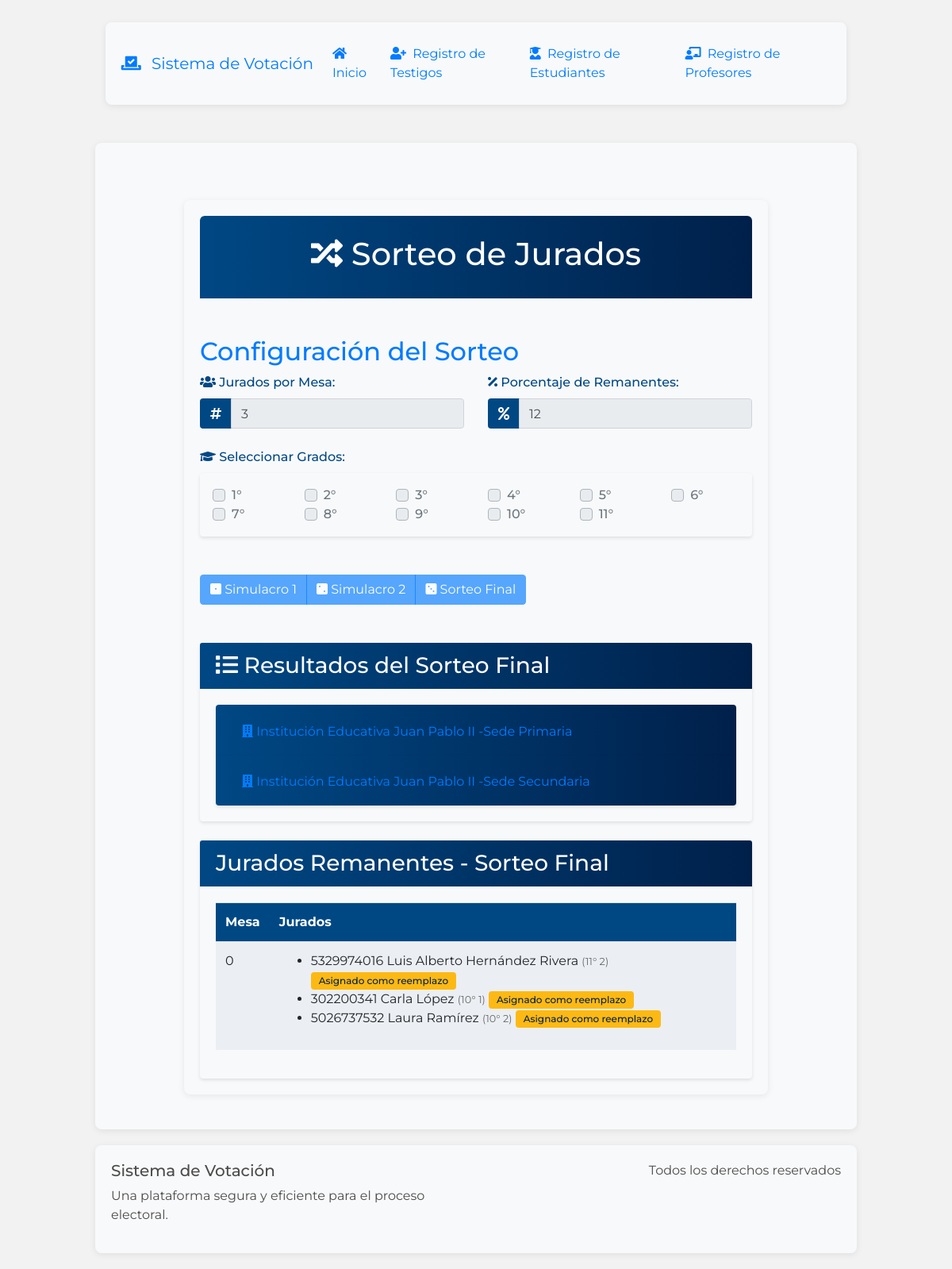
Before: /sorteo_jurados with the older database file.
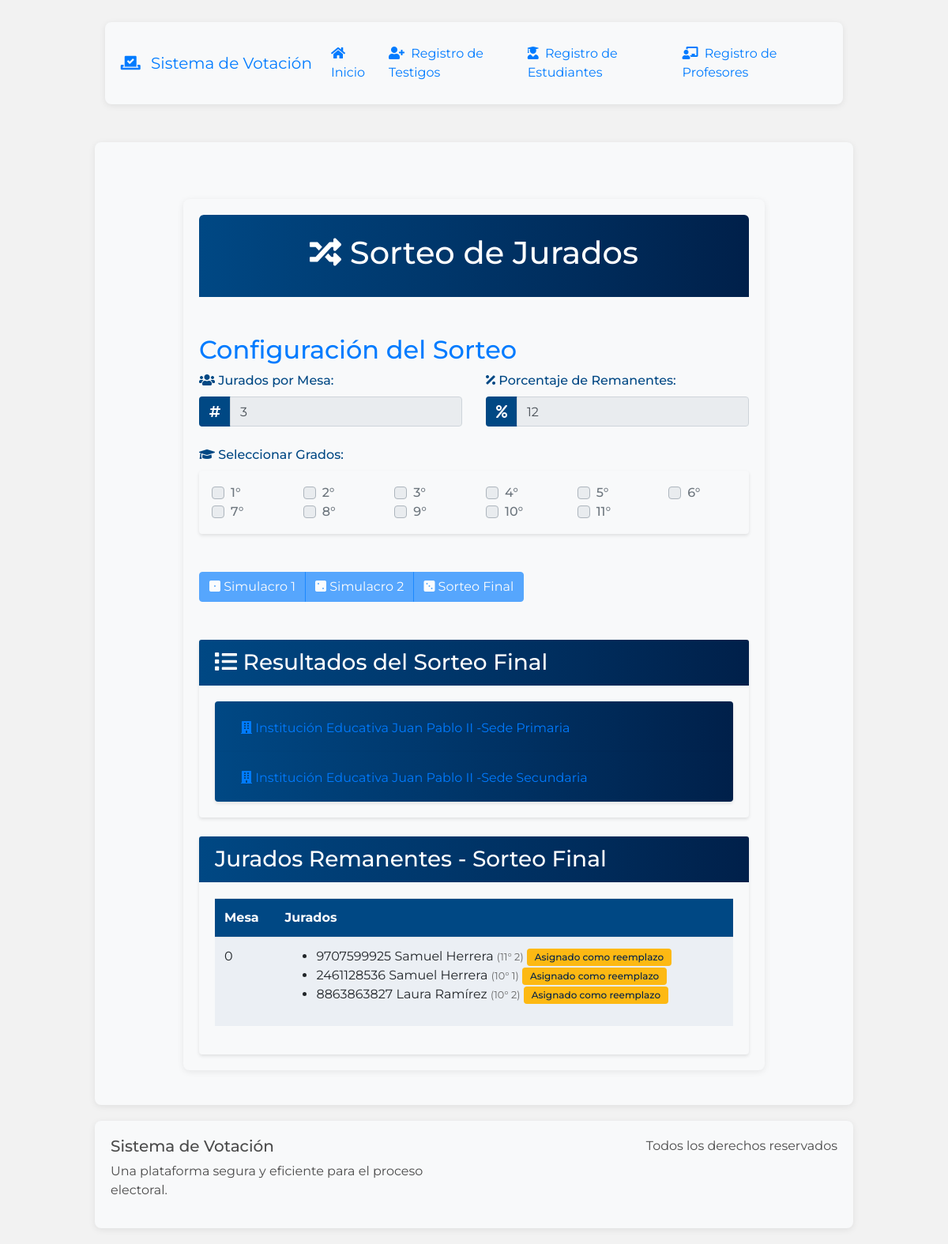
After: the same page with the newer database file.
### models.py (models this page shows, shortened)
class Sede(db.Model):
    id = db.Column(db.Integer, primary_key=True)
    nombre = db.Column(db.String(100), nullable=False)
    direccion = db.Column(db.String(200), nullable=False)
    estudiantes = db.relationship('Estudiante', back_populates='sede')
    mesas = db.relationship('Mesa', back_populates='sede', cascade='all, delete-orphan')
    asignaciones = db.relationship('AsignacionMesa', back_populates='sede')
    asignaciones_testigos = db.relationship('AsignacionTestigo', back_populates='sede')

class Jurado(db.Model):
    id = db.Column(db.Integer, primary_key=True)
    tipo_persona = db.Column(db.String(20), nullable=False)
    persona_id = db.Column(db.Integer, nullable=True)
    mesa_id = db.Column(db.Integer, db.ForeignKey('mesa.id'), nullable=True)
    sede_id = db.Column(db.Integer, db.ForeignKey('sede.id'), nullable=True)
    es_remanente = db.Column(db.Boolean, default=False)
    disponible = db.Column(db.Boolean, default=True)
    sorteo = db.Column(db.Integer, nullable=True)
    activo = db.Column(db.Boolean, default=True)
    _numero_documento = db.Column('numero_documento', db.String(20), nullable=True)
    _nombre = db.Column('nombre', db.String(100), nullable=True)
    mesa = db.relationship('Mesa', backref='jurados')
    sede = db.relationship('Sede', backref='jurados')
    @property
    def id_mesa(self):
        return self.mesa_id
    @property
    def nombre(self):
        if self._nombre:
            return self._nombre
    @nombre.setter
    def nombre(self, value):
        self._nombre = value
    @property
    def numero_documento(self):
        if self._numero_documento:
            return self._numero_documento
    @numero_documento.setter
    def numero_documento(self, value):
        self._numero_documento = value

### routes/jurado_routes.py (the view, shortened to what this page needs)
@jurado_bp.route('/sorteo_jurados', methods=['GET', 'POST'])
@verificar_acceso_ruta('jurado.sorteo_jurados')
def sorteo_jurados():
    print("\n=== INICIO DE SORTEO JURADOS ===")
    fase_1_completado = Jurado.query.filter_by(sorteo=1).first() is not None
    fase_2_completado = Jurado.query.filter_by(sorteo=2).first() is not None
    fase_3_completado = Jurado.query.filter_by(sorteo=3).first() is not None
    if fase_3_completado:
        ultima_fase = 3
    elif fase_2_completado:
        ultima_fase = 2
    elif fase_1_completado:
        ultima_fase = 1
    else:
        ultima_fase = 0
    print(f"Estado de fases: Fase1={fase_1_completado}, Fase2={fase_2_completado}, Fase3={fase_3_completado}")
    sorteos = session.get('sorteos', [])
    remanentes = session.get('remanentes', [])
    fase = session.get('fase', 0)
    grados_seleccionados = session.get('grados_seleccionados', [])
    jurados_por_mesa = session.get('jurados_por_mesa', 3)
    porcentaje_remanentes = session.get('porcentaje_remanentes', 12)
    jurados_definitivos = Jurado.query.filter_by(activo=True, sorteo=3).all()
    sedes = Sede.query.all()
    sedes_dict = []
    for sede in sedes:
        sede_dict = {"id": sede.id, "nombre": sede.nombre, "mesas": [a.mesa_numero for a in sede.asignaciones] if sede.asignaciones else []}
        if None not in sede_dict.values():  # Asegurarnos de que no haya valores None
            sedes_dict.append(sede_dict)
    total_mesas = sum(len(sede.mesas) for sede in sedes)
    if fase_1_completado or fase_2_completado or fase_3_completado:
        ultima_fase = 3 if fase_3_completado else (2 if fase_2_completado else 1)
        sorteos = []
        for sede in sedes:  # Usar sedes en lugar de sedes_dict
            jurados_sede = Jurado.query.filter(
                Jurado.sorteo == ultima_fase,
                Jurado.sede_id == sede.id,
                Jurado.mesa_id != 0
            ).order_by(Jurado.mesa_id).all()
            mesas = {}
            for jurado in jurados_sede:
                if jurado.mesa_id not in mesas:
                    mesas[jurado.mesa_id] = {
                        'sede_id': sede.id,
                        'mesa_numero': jurado.mesa_id,
                        'estudiantes': [],
                        'profesor': None
                    }
                if jurado.tipo_persona == 'Estudiante':
                    estudiante = Estudiante.query.filter_by(
                        numero_documento=jurado.numero_documento
                    ).first()
                    if estudiante:
                        mesas[jurado.mesa_id]['estudiantes'].append({
                            'id': estudiante.id,
                            'nombre': jurado.nombre,
                            'numero_documento': jurado.numero_documento,
                            'grado': estudiante.grado,
                            'seccion': estudiante.seccion,
                            'reemplazado': not jurado.activo
                        })
                else:  # Es profesor
                    profesor = Profesor.query.filter_by(
                        numero_documento=jurado.numero_documento
                    ).first()
                    mesas[jurado.mesa_id]['profesor'] = {
                        'id': jurado.id,
                        'nombre': jurado.nombre,
                        'numero_documento': jurado.numero_documento,
                        'departamento': profesor.departamento if profesor else None,
                        'reemplazado': not jurado.activo  # Agregar estado de reemplazo para profesores
                    }
            sorteos.extend(mesas.values())
        remanentes = []
        remanentes_query = Jurado.query.filter(
            Jurado.sorteo == ultima_fase,
            Jurado.mesa_id == 0,  # Solo filtrar por remanentes (mesa_id = 0)
        ).all()
        for remanente in remanentes_query:
            estudiante = Estudiante.query.filter_by(
                numero_documento=remanente.numero_documento
            ).first()
            if estudiante:  # Verificar que se encontró el estudiante
                remanentes.append({
                    'id': remanente.id,
                    'nombre': remanente.nombre,
                    'numero_documento': remanente.numero_documento,
                    'grado': estudiante.grado,
                    'seccion': estudiante.seccion,
                    'activo': remanente.activo,
                    'usado': not remanente.activo  # True si el remanente ya fue usado
                })
        return render_template(
            'sorteo_jurados.html',
            sedes=sedes,
            grados=sorted(list(set(e.grado for e in Estudiante.query.all()))),
            total_mesas=total_mesas,
            sorteos=sorteos,
            remanentes=remanentes,
            fase=ultima_fase,
            grados_seleccionados=grados_seleccionados,
            jurados_por_mesa=jurados_por_mesa,
            porcentaje_remanentes=porcentaje_remanentes,
            fase_1_completado=fase_1_completado,
            fase_2_completado=fase_2_completado,
            fase_3_completado=fase_3_completado,
            config=ConfiguracionSorteo.query.first()
        )
    else:
        sorteos = []

### templates/sorteo_jurados.html (shortened to what this page needs)
{% extends "base.html" %}
{% block content %}
<div class="container mt-5" id="mainContainer">
    <header class="text-center bg-primary text-white py-4" style="border-radius: 6px 6px 0 0;">
        <h1><i class="fas fa-random"></i> Sorteo de Jurados</h1>
    </header>
    <div class="mt-5">
        <form id="formSorteo" method="post" action="{{ url_for('jurado.sorteo_jurados') }}" class="mb-4">
            <h2 class="text-primary">Configuración del Sorteo</h2>
            <div class="row">
                <div class="col-md-6">
                    <div class="form-group">
                        <label for="jurados_por_mesa">
                            <i class="fas fa-users"></i> Jurados por Mesa:
                        </label>
                        <div class="input-group">
                            <div class="input-group-prepend">
                                <span class="input-group-text"><i class="fas fa-hashtag"></i></span>
                            </div>
                            <input type="number" id="jurados_por_mesa" name="jurados_por_mesa" class="form-control"
                                value="{{ session.get('jurados_por_mesa', 3) }}" min="3" max="5" required
                                oninput="validarJurados(this)" {% if fase_1_completado %}readonly{% endif %}>
                        </div>
                    </div>
                </div>
                <div class="col-md-6">
                    <div class="form-group">
                        <label for="porcentaje_remanentes">
                            <i class="fas fa-percentage"></i> Porcentaje de Remanentes:
                        </label>
                        <div class="input-group">
                            <div class="input-group-prepend">
                                <span class="input-group-text"><i class="fas fa-percent"></i></span>
                            </div>
                            <input type="number" id="porcentaje_remanentes" name="porcentaje_remanentes"
                                class="form-control" value="{{ session.get('porcentaje_remanentes', 12) }}" min="5"
                                max="20" required {% if fase_1_completado %}readonly{% endif %}>
                        </div>
                    </div>
                </div>
            </div>
            <div class="form-group">
                <label>
                    <i class="fas fa-graduation-cap"></i> Seleccionar Grados:
                </label>
                <div class="checkbox-container card p-3">
                    <div class="row">
                        {% for grado in grados %}
                        <div class="col-md-2 col-sm-4 col-6">
                            <div class="custom-control custom-checkbox">
                                <label class="custom-control-label" for="grado{{ grado }}">{{ grado }}°</label>
                            </div>
                        </div>
                        {% endfor %}
                    </div>
                </div>
            </div>
            <div class="btn-group mt-4">
                <button type="submit" name="fase" value="Iniciar Primer Sorteo" class="btn btn-primary" {% if
                    fase_1_completado %}disabled{% endif %}>
                    <i class="fas fa-dice-one"></i> Simulacro 1
                </button>
                <button type="submit" name="fase" value="Realizar Segundo Sorteo" class="btn btn-primary" {% if not
                    fase_1_completado or fase_2_completado %}disabled{% endif %}>
                    <i class="fas fa-dice-two"></i> Simulacro 2
                </button>
                <button type="submit" name="fase" value="Realizar Sorteo Definitivo" class="btn btn-primary" {% if not
                    fase_2_completado or fase_3_completado %}disabled{% endif %}>
                    <i class="fas fa-dice-three"></i> Sorteo Final
                </button>
            </div>
        </form>
        {% if sorteos %}
        <div class="mt-5">
            <div class="card">
                <div class="card-header bg-info text-white">
                    <h3 class="mb-0">
                        <i class="fas fa-list"></i>
                        Resultados del {% if fase < 3 %}Simulacro {{ fase }}{% else %}Sorteo Final{% endif %} </h3>
                </div>
                <div class="card-body">
                    <div class="accordion" id="sorteoAccordion">
                        {% for sede in sedes %}
                        <div class="card">
                            <div class="card-header" id="heading{{ sede.id }}">
                                <h2 class="mb-0">
                                    <button class="btn btn-link" type="button" data-toggle="collapse"
                                        data-target="#collapse{{ sede.id }}">
                                        <i class="fas fa-building"></i> {{ sede.nombre }}
                                    </button>
                                </h2>
                            </div>
                        </div>
                        {% endfor %}
                    </div>
                </div>
            </div>
        </div>
        {% endif %}
        {% if remanentes %}
        <div class="card mt-4">
            <div class="card-header bg-info text-white">
                <h3 class="mb-0">
                    Jurados Remanentes - {% if fase < 3 %}Simulacro {{ fase }}{% else %}Sorteo Final{% endif %} </h3>
            </div>
            <div class="card-body">
                <table class="table table-striped">
                    <thead>
                        <tr>
                            <th>Mesa</th>
                            <th>Jurados</th>
                        </tr>
                    </thead>
                    <tbody>
                        <tr>
                            <td>0</td>
                            <td>
                                <ul>
                                    {% for remanente in remanentes %}
                                    <li>
                                        <div class="remanente-info {% if not remanente.activo %}usado{% endif %}">
                                            {{ remanente.numero_documento }} {{ remanente.nombre }}
                                            <span style="font-size: 0.8em; color: #666;">({{
                                                remanente.grado }}° {{ remanente.seccion }})</span>
                                            {% if not remanente.activo %}
                                            <span class="badge badge-warning">Asignado como reemplazo</span>
                                            {% endif %}
                                        </div>
                                    </li>
                                    {% endfor %}
                                </ul>
                            </td>
                        </tr>
                    </tbody>
                </table>
            </div>
        </div>
        {% endif %}
    </div>
</div>
{% endblock %}

Changed rows visible on the page:
changed Jurado (number 1 of 3 on the later page): numero_documento "5329974016" → "9707599925"; nombre "Luis Alberto Hernández Rivera" → "Samuel Herrera"
changed Jurado (number 2 of 3 on the later page): numero_documento "302200341" → "2461128536"; nombre "Carla López" → "Samuel Herrera"
changed Jurado "Laura Ramírez": numero_documento "5026737532" → "8863863827"
